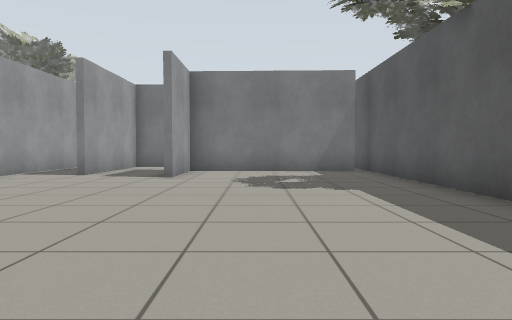
view 1 (above)

12 first-person views from a walk through a robot-simulator world made for Gazebo. The camera is 0.72 m above the floor, tilts 2° down and sees 70° across. Floor lines are 1 m apart. The floor is counted in squares, 1 m on a side. Each view is taken from the middle of a square. On the plan, view 1 faces up. The plan holds only what a view shows up to about 11 squares ahead; the rest is blank.

view 2
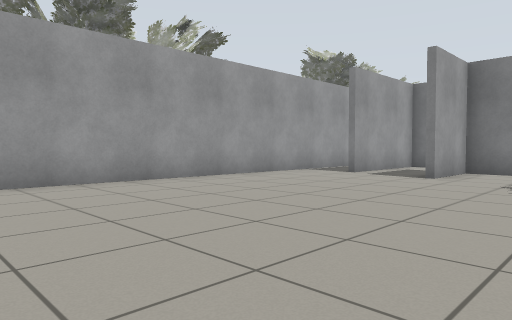

view 3
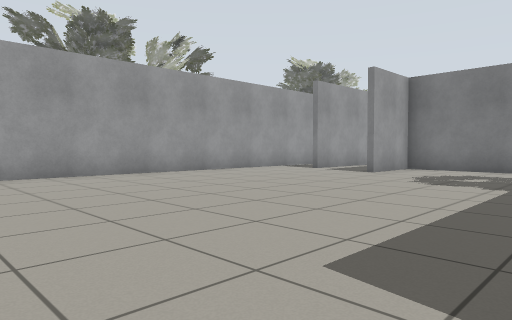

view 4
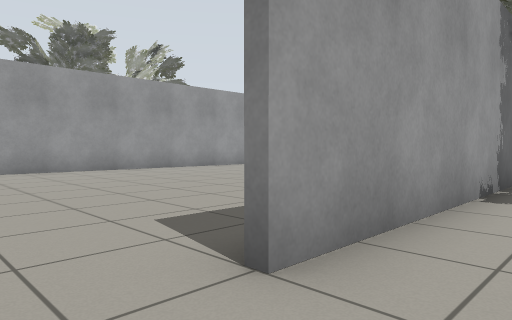

view 5
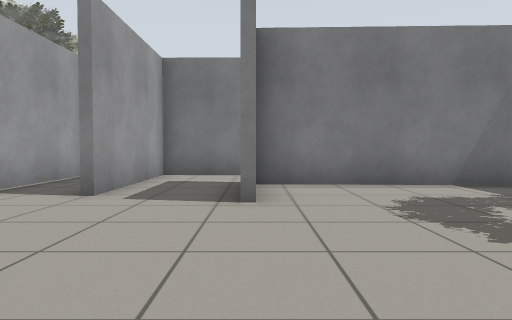

view 6
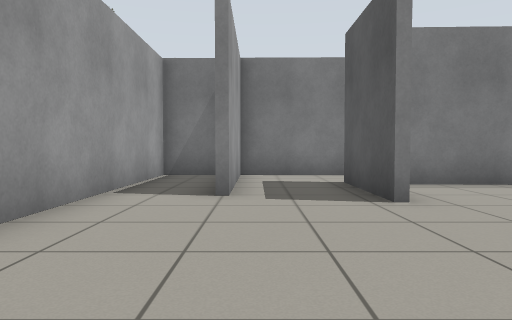

view 7
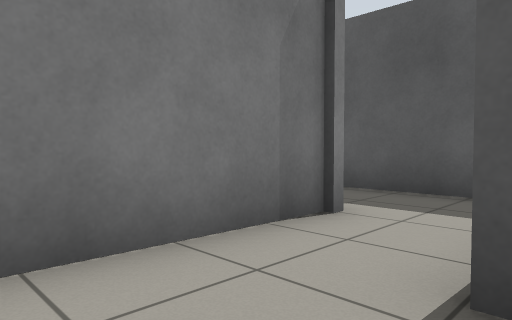

view 8
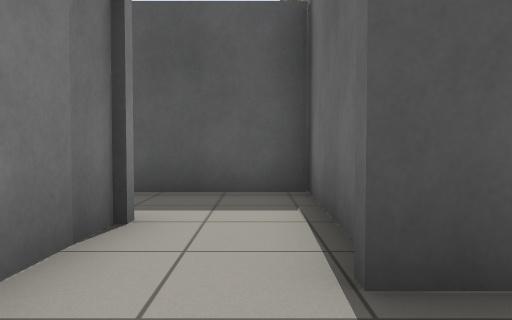

view 9
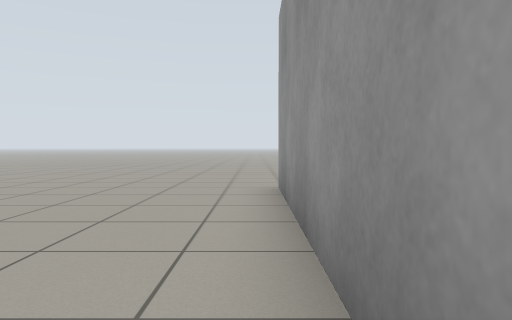

view 10
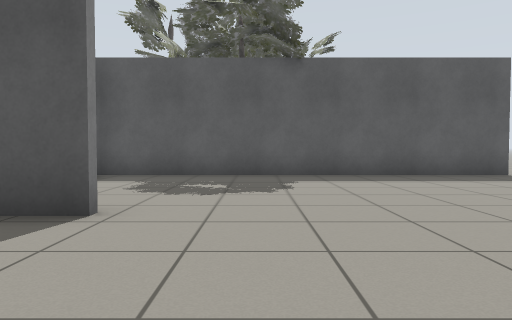

view 11
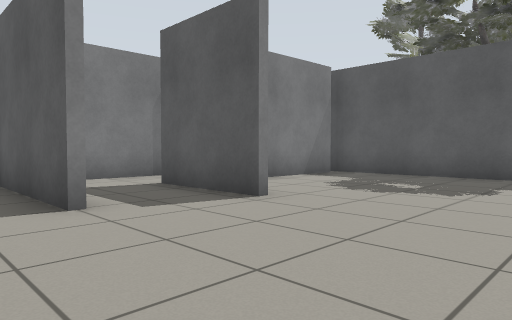

view 12
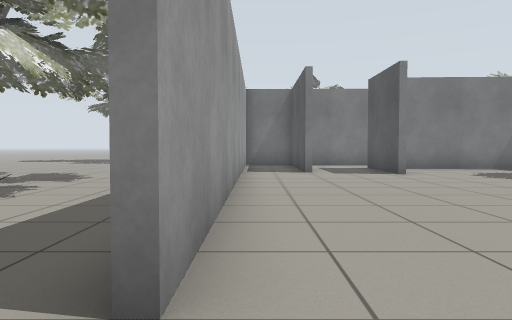

### Floor plan
Ten units are one square. View 1 is at (0, 0); x grows to the right and y downward. Boxes are objects, and circles mark ways between rooms. Rooms are numbered by the first view taken in them; rooms with no view inside come last. Other rooms are left out.
<svg viewBox="-130 -185 171 195">
<path fill="none" stroke="#000" d="M-22 -86 -22 -96M-46 -94 -46 -130M34 -4 34 -112M31 -109 -20 -111 -20 -86M-50 -134 -64 -135 -64 -5M18 -136 18 -146M36 -70 36 -5M-22 -96 -22 -115M-4 -133 -44 -134 -44 -94M-13 -113 23 -111M18 -111 18 -136"/>
<rect x="-125" y="-65" width="40" height="40" fill="#bbb"><title>oak tree</title></rect>
<circle cx="30" cy="5" r="3" fill="#2a7"/>
<circle cx="-35" cy="-105" r="3" fill="#2a7"/>
<circle cx="5" cy="-145" r="3" fill="#2a7"/>
<circle cx="-15" cy="-125" r="3" fill="#2a7"/>
<text x="-20" y="-40">1</text>
<text x="0" y="-180">2</text>
<text x="-30" y="-120">3</text>
<text x="0" y="-130">4</text>
</svg>
Room 1 opens to room 2. Room 1 opens to room 3. Room 2 opens to room 4. Room 3 opens to room 4.

Where each view was taken, in squares from view 1:
view 1: 0 up, 0 right, facing up
view 2: 0 up, 1 right, facing up-left
view 3: 1 down, 3 right, facing up-left
view 4: 1 down, 5 right, facing up-left
view 5: 4 up, 2 left, facing up
view 6: 4 up, 4 left, facing up
view 7: 11 up, 4 left, facing up-right
view 8: 12 up, 4 left, facing right
view 9: 7 up, 6 left, facing down
view 10: 7 up, 6 left, facing right
view 11: 5 up, 6 left, facing up-right
view 12: 1 down, 6 left, facing up
